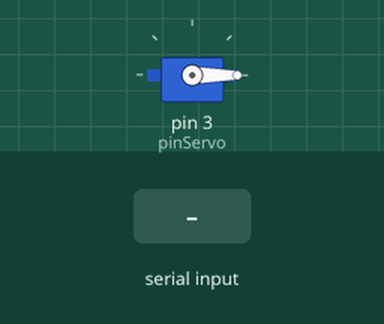
Bench run of a sketch on a simulated Arduino Uno, built with avr-gcc and run on an emulated ATmega328P. On the bench: servo. Inputs (shaded band) come from the test bench.

Above: at 1.2 s.
1.3 s: byte 30 received over Serial
At 2.0 s:
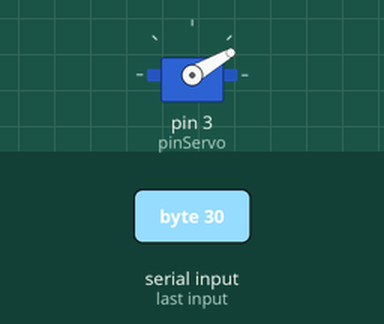
2.8 s: byte 90 received over Serial
At 3.1 s:
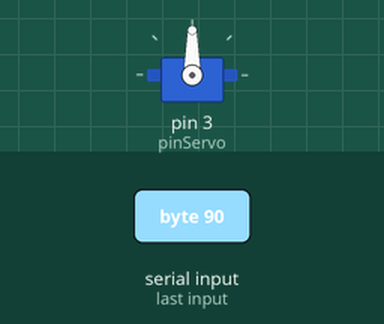
4.3 s: byte 120 received over Serial
At 5.5 s:
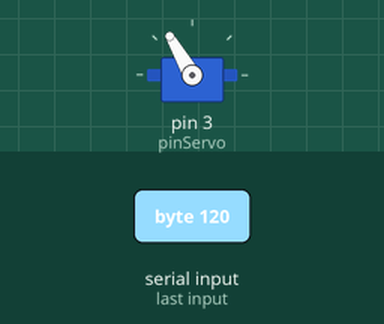
Timing chart, 0 to 7.3 s (numbered marks = the images above; inputs shaded):
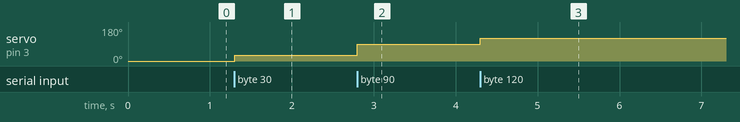

The sketch:

ClasificacionMateriales.ino
```cpp
#include <Servo.h>

Servo servo;
int angulo;
int pinServo = 3;

void setup() {
  Serial.begin(115200);

  servo.attach(pinServo);
  servo.write(0);
}

void loop(){
  if (Serial.available() > 0) {
    angulo = Serial.read();
    servo.write(angulo);
    delay(20);
  }
}
```

Measured:
- after the input at 1.3 s, servo on pin 3 (pinServo): 0° → 30° at once
- after the input at 2.8 s, servo on pin 3 (pinServo): 30° → 90° at once
- after the input at 4.3 s, servo on pin 3 (pinServo): 90° → 120° at once
